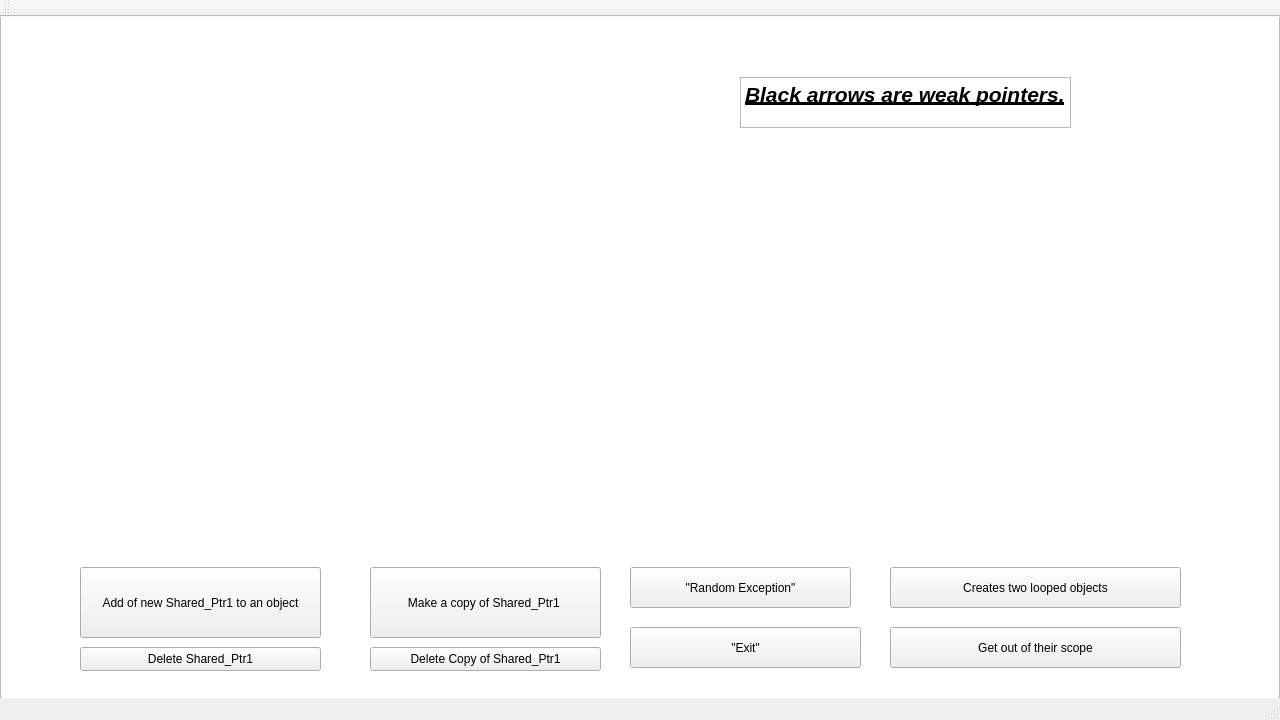
<?xml version="1.0" encoding="UTF-8"?>
<ui version="4.0">
 <class>MainWindow</class>
 <widget class="QMainWindow" name="MainWindow">
  <property name="geometry">
   <rect>
    <x>0</x>
    <y>0</y>
    <width>1280</width>
    <height>720</height>
   </rect>
  </property>
  <property name="windowTitle">
   <string>MainWindow</string>
  </property>
  <widget class="QWidget" name="centralWidget">
   <widget class="QGraphicsView" name="graphicsView">
    <property name="geometry">
     <rect>
      <x>0</x>
      <y>-10</y>
      <width>1280</width>
      <height>720</height>
     </rect>
    </property>
   </widget>
   <widget class="QPushButton" name="pushButton">
    <property name="geometry">
     <rect>
      <x>80</x>
      <y>550</y>
      <width>241</width>
      <height>71</height>
     </rect>
    </property>
    <property name="text">
     <string>Add of new Shared_Ptr1 to an object</string>
    </property>
   </widget>
   <widget class="QPushButton" name="pushButton_2">
    <property name="geometry">
     <rect>
      <x>630</x>
      <y>550</y>
      <width>221</width>
      <height>41</height>
     </rect>
    </property>
    <property name="text">
     <string>&quot;Random Exception&quot;</string>
    </property>
   </widget>
   <widget class="QPushButton" name="pushButton_3">
    <property name="geometry">
     <rect>
      <x>630</x>
      <y>610</y>
      <width>231</width>
      <height>41</height>
     </rect>
    </property>
    <property name="text">
     <string>&quot;Exit&quot;</string>
    </property>
   </widget>
   <widget class="QPushButton" name="pushButton_4">
    <property name="geometry">
     <rect>
      <x>370</x>
      <y>550</y>
      <width>231</width>
      <height>71</height>
     </rect>
    </property>
    <property name="text">
     <string>Make a copy of Shared_Ptr1 </string>
    </property>
   </widget>
   <widget class="QPushButton" name="pushButton_5">
    <property name="geometry">
     <rect>
      <x>80</x>
      <y>630</y>
      <width>241</width>
      <height>24</height>
     </rect>
    </property>
    <property name="text">
     <string>Delete Shared_Ptr1</string>
    </property>
   </widget>
   <widget class="QPushButton" name="pushButton_6">
    <property name="geometry">
     <rect>
      <x>370</x>
      <y>630</y>
      <width>231</width>
      <height>24</height>
     </rect>
    </property>
    <property name="text">
     <string>Delete Copy of Shared_Ptr1</string>
    </property>
   </widget>
   <widget class="QPushButton" name="pushButton_7">
    <property name="geometry">
     <rect>
      <x>890</x>
      <y>550</y>
      <width>291</width>
      <height>41</height>
     </rect>
    </property>
    <property name="text">
     <string>Сreates two looped objects</string>
    </property>
   </widget>
   <widget class="QPushButton" name="pushButton_8">
    <property name="geometry">
     <rect>
      <x>890</x>
      <y>610</y>
      <width>291</width>
      <height>41</height>
     </rect>
    </property>
    <property name="text">
     <string>Get out of their scope</string>
    </property>
   </widget>
   <widget class="QTextEdit" name="textEdit">
    <property name="geometry">
     <rect>
      <x>740</x>
      <y>60</y>
      <width>331</width>
      <height>51</height>
     </rect>
    </property>
    <property name="readOnly">
     <bool>true</bool>
    </property>
    <property name="html">
     <string>&lt;!DOCTYPE HTML PUBLIC &quot;-//W3C//DTD HTML 4.0//EN&quot; &quot;http://www.w3.org/TR/REC-html40/strict.dtd&quot;&gt;
&lt;html&gt;&lt;head&gt;&lt;meta name=&quot;qrichtext&quot; content=&quot;1&quot; /&gt;&lt;meta charset=&quot;utf-8&quot; /&gt;&lt;style type=&quot;text/css&quot;&gt;
p, li { white-space: pre-wrap; }
&lt;/style&gt;&lt;/head&gt;&lt;body style=&quot; font-family:'Segoe UI'; font-size:9pt; font-weight:400; font-style:normal;&quot;&gt;
&lt;p align=&quot;justify&quot; style=&quot; margin-top:0px; margin-bottom:0px; margin-left:0px; margin-right:0px; -qt-block-indent:0; text-indent:0px;&quot;&gt;&lt;span style=&quot; font-size:16pt; font-weight:700; font-style:italic; text-decoration: underline;&quot;&gt;Black arrows are weak pointers.&lt;/span&gt;&lt;/p&gt;&lt;/body&gt;&lt;/html&gt;</string>
    </property>
   </widget>
  </widget>
  <widget class="QMenuBar" name="menuBar">
   <property name="geometry">
    <rect>
     <x>0</x>
     <y>0</y>
     <width>1280</width>
     <height>22</height>
    </rect>
   </property>
  </widget>
  <widget class="QToolBar" name="mainToolBar">
   <attribute name="toolBarArea">
    <enum>TopToolBarArea</enum>
   </attribute>
   <attribute name="toolBarBreak">
    <bool>false</bool>
   </attribute>
  </widget>
  <widget class="QStatusBar" name="statusBar"/>
 </widget>
 <layoutdefault spacing="6" margin="11"/>
 <resources>
  <include location="MainWindow.qrc"/>
 </resources>
 <connections/>
</ui>
